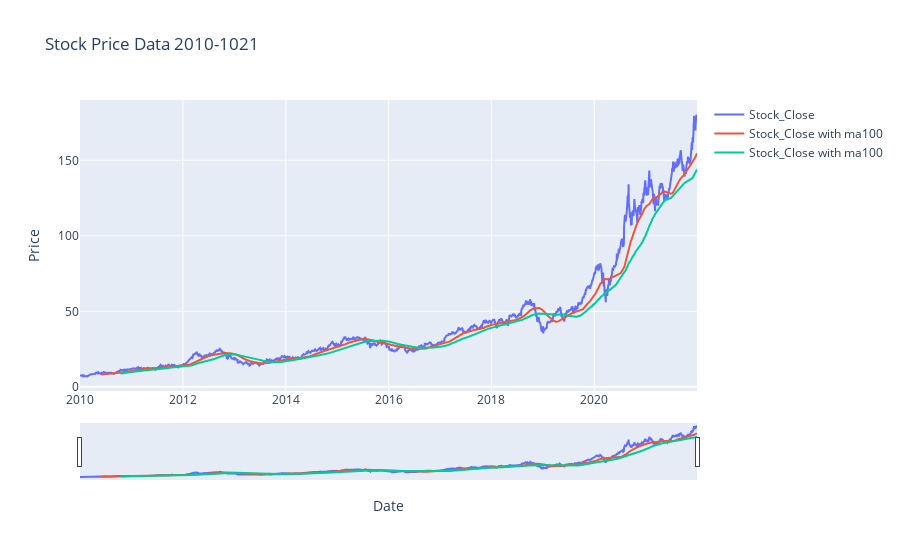

The notebook cell saved with this chart:
### Code cell
fig = go.Figure()
fig.add_trace(go.Scatter(x=df.Date, y=df.Close,
                        mode='lines', name='Stock_Close'))
fig.add_trace(go.Scatter(x=df.Date, y=ma100,
                        mode='lines', name='Stock_Close with ma100'))
fig.add_trace(go.Scatter(x=df.Date, y=ma200,
                        mode='lines', name='Stock_Close with ma100'))


fig.update_layout(title='Stock Price Data 2010-1021',
                 xaxis_title='Date', yaxis_title='Price',
                 xaxis_rangeslider_visible=True)

### Figure 1 — Plotly figure (JSON) as saved in the notebook; plotly's stock layout.template omitted (floating-point values rounded to 4 significant figures; data arrays with more than 128 entries replaced by an {"elided": "..."} marker saying what was removed)
{"data": [{"mode": "lines", "name": "Stock_Close", "type": "scatter", "x": {"elided": "3022 str values"}, "y": {"elided": "3022 float values"}}, {"mode": "lines", "name": "Stock_Close with ma100", "type": "scatter", "x": {"elided": "3022 str values"}, "y": {"elided": "3022 float values"}}, {"mode": "lines", "name": "Stock_Close with ma100", "type": "scatter", "x": {"elided": "3022 str values"}, "y": {"elided": "3022 float values"}}], "layout": {"title": {"text": "Stock Price Data 2010-1021"}, "xaxis": {"rangeslider": {"visible": true}, "title": {"text": "Date"}}, "yaxis": {"title": {"text": "Price"}}}}
